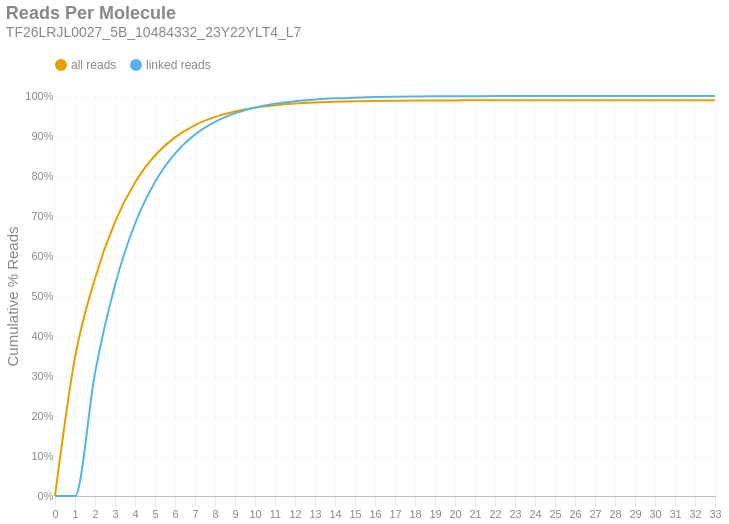

The notebook cell this image was saved under:
### Markdown cell above
### Reads per Molecule
This chart shows the cumulative distribution of the number of reads per linked molecule. That is, how many alignments are associated with a unique molecule. This excludes the number of reads associated with invalid or absent linked-read barcodes. The `linked` histogram is the percentages recalculated when disregarding singletons.

### Code cell
if SKIPLR:
    print_html(f"Skipped")
else:
    counts = np.bincount(valids['reads'].cast(pl.Int64).to_numpy())
    weighted = counts * np.arange(len(counts))
    all_perc = weighted / n_reads
    linked_perc = weighted / n_linked_reads
    linked_perc[1] = 0
    binned_df = pl.DataFrame({
        'readsper': list(range(len(counts))),
        'all reads (cumsum)': np.cumsum(all_perc).tolist(),
        'linked reads (cumsum)': np.cumsum(linked_perc).tolist(),
    })

    with SafeRender(binned_df):
        (
            density_plot(binned_df, 'Reads Per Molecule', samplename, 'readspmol')
            .encode(
                x=alt.X('readsper:O', title=None).axis(labelAngle=0).scale(padding=0),
                y=alt.Y('value:Q', title='Cumulative % Reads').axis(format='%').stack(False),
                color=alt.Color("key:N").scale(domain=["all reads", "linked reads"]),
                tooltip=[
                    alt.Tooltip("key:N", title="Data Type"),
                    alt.Tooltip("readsper:O", title="Reads Per Molecule"),
                    alt.Tooltip("value:Q", format=".2%", title="% Reads (Cum.)")
                ]            
            )
        ).display()

### Figure 1 — Vega-Lite specification as saved in the notebook (floating-point values rounded to 4 significant figures)
{"width": "container", "height": 400, "config": {"title": {"anchor": "start", "dy": -15, "fontSize": 18, "color": "#888888", "subtitleColor": "#888888", "subtitleFontSize": 14}, "arc": {"fill": "#0072B2"}, "axis": {"domainColor": "#888888", "domainWidth": 0.5, "gridWidth": 0.2, "grid": false, "titleFontWeight": 400, "titleFontSize": 15, "labelFontSize": 11, "labelColor": "#888888", "tickColor": "#888888", "tickWidth": 0.2, "titleColor": "#888888"}, "axisBand": {"grid": false}, "axisX": {"grid": true, "tickSize": 10, "domainCap": "round"}, "axisY": {"domain": false, "grid": true, "tickSize": 0, "domainCap": "round"}, "background": "transparent", "header": {"labelFontSize": 15, "labelColor": "#888888", "titleFontSize": 15, "titleFontWeight": 600, "titleColor": "#888888"}, "legend": {"labelFont": "sans-serif", "labelFontSize": 12, "labelColor": "#888888", "symbolSize": 100, "symbolType": "circle", "titleFontSize": 12, "titlePadding": 10, "titleColor": "#888888", "title": null, "orient": "top"}, "range": {"category": ["#E69F00", "#56B4E9", "#009E73", "#F0E442", "#0072B2", "#D55E00", "#CC79A7", "#000000"], "diverging": ["#cfe8f3", "#a2d4ec", "#73bfe2", "#46abdb", "#1696d2", "#12719e"]}, "area": {"fill": "#0072B2", "fillOpacity": 0.7, "line": true, "strokeOpacity": 0.7}, "line": {"color": "#0072B2", "stroke": "#0072B2", "strokeWidth": 2}, "trail": {"color": "#0072B2", "stroke": "#0072B2", "strokeWidth": 0, "size": 1}, "point": {"filled": true, "fillOpacity": 1.0, "size": 95}, "text": {"color": "#888888", "fontSize": 11, "align": "right", "fontWeight": 400, "size": 11}, "bar": {"fill": "#0072B2", "stroke": null}, "view": {"stroke": null, "continuousWidth": 660, "continuousHeight": 400}}, "data": {"name": "data-deddd6bd2ae544e5211a12c51fdc2c89"}, "mark": {"type": "line", "interpolate": "monotone", "point": {"opacity": 0, "size": 275}}, "encoding": {"color": {"field": "key", "scale": {"domain": ["all reads", "linked reads"]}, "type": "nominal"}, "tooltip": [{"field": "key", "title": "Data Type", "type": "nominal"}, {"field": "readsper", "title": "Reads Per Molecule", "type": "ordinal"}, {"field": "value", "format": ".2%", "title": "% Reads (Cum.)", "type": "quantitative"}], "x": {"axis": {"labelAngle": 0}, "field": "readsper", "scale": {"padding": 0}, "title": null, "type": "ordinal"}, "y": {"axis": {"format": "%"}, "field": "value", "stack": false, "title": "Cumulative % Reads", "type": "quantitative"}}, "params": [{"name": "param_c36ac31b6afebe62", "select": {"type": "point", "fields": ["key"]}, "bind": "legend"}], "title": {"text": "Reads Per Molecule", "subtitle": "TF26LRJL0027_5B_10484332_23Y22YLT4_L7"}, "transform": [{"fold": ["all reads (cumsum)", "linked reads (cumsum)"]}, {"calculate": "replace(datum.key, ' (cumsum)', '')", "as": "key"}, {"filter": {"param": "param_c36ac31b6afebe62"}}], "usermeta": {"embedOptions": {"downloadFileName": "TF26LRJL0027_5B_10484332_23Y22YLT4_L7.readspmol"}}, "$schema": "https://vega.github.io/schema/vega-lite/v6.4.1.json", "datasets": {"data-deddd6bd2ae544e5211a12c51fdc2c89": [{"readsper": 0, "all reads (cumsum)": 0.0, "linked reads (cumsum)": 0.0}, {"readsper": 1, "all reads (cumsum)": 0.3463, "linked reads (cumsum)": 0.0}, {"readsper": 2, "all reads (cumsum)": 0.5439, "linked reads (cumsum)": 0.3073}, {"readsper": 3, "all reads (cumsum)": 0.6853, "linked reads (cumsum)": 0.5271}, {"readsper": 4, "all reads (cumsum)": 0.784, "linked reads (cumsum)": 0.6806}, {"readsper": 5, "all reads (cumsum)": 0.8512, "linked reads (cumsum)": 0.7852}, {"readsper": 6, "all reads (cumsum)": 0.8967, "linked reads (cumsum)": 0.8558}, {"readsper": 7, "all reads (cumsum)": 0.9274, "linked reads (cumsum)": 0.9035}, {"readsper": 8, "all reads (cumsum)": 0.9477, "linked reads (cumsum)": 0.9352}, {"readsper": 9, "all reads (cumsum)": 0.9615, "linked reads (cumsum)": 0.9566}, {"readsper": 10, "all reads (cumsum)": 0.9709, "linked reads (cumsum)": 0.9712}, {"readsper": 11, "all reads (cumsum)": 0.9769, "linked reads (cumsum)": 0.9806}, {"readsper": 12, "all reads (cumsum)": 0.9811, "linked reads (cumsum)": 0.987}, {"readsper": 13, "all reads (cumsum)": 0.9837, "linked reads (cumsum)": 0.9912}, {"readsper": 14, "all reads (cumsum)": 0.9856, "linked reads (cumsum)": 0.9941}, {"readsper": 15, "all reads (cumsum)": 0.9868, "linked reads (cumsum)": 0.9959}, {"readsper": 16, "all reads (cumsum)": 0.9876, "linked reads (cumsum)": 0.9972}, {"readsper": 17, "all reads (cumsum)": 0.9882, "linked reads (cumsum)": 0.9982}, {"readsper": 18, "all reads (cumsum)": 0.9886, "linked reads (cumsum)": 0.9987}, {"readsper": 19, "all reads (cumsum)": 0.9889, "linked reads (cumsum)": 0.9992}, {"readsper": 20, "all reads (cumsum)": 0.989, "linked reads (cumsum)": 0.9994}, {"readsper": 21, "all reads (cumsum)": 0.9891, "linked reads (cumsum)": 0.9996}, {"readsper": 22, "all reads (cumsum)": 0.9892, "linked reads (cumsum)": 0.9997}, {"readsper": 23, "all reads (cumsum)": 0.9893, "linked reads (cumsum)": 0.9999}, {"readsper": 24, "all reads (cumsum)": 0.9893, "linked reads (cumsum)": 0.9999}, {"readsper": 25, "all reads (cumsum)": 0.9894, "linked reads (cumsum)": 0.9999}, {"readsper": 26, "all reads (cumsum)": 0.9894, "linked reads (cumsum)": 0.9999}, {"readsper": 27, "all reads (cumsum)": 0.9894, "linked reads (cumsum)": 1.0}, {"readsper": 28, "all reads (cumsum)": 0.9894, "linked reads (cumsum)": 1.0}, {"readsper": 29, "all reads (cumsum)": 0.9894, "linked reads (cumsum)": 1.0}, {"readsper": 30, "all reads (cumsum)": 0.9894, "linked reads (cumsum)": 1.0}, {"readsper": 31, "all reads (cumsum)": 0.9894, "linked reads (cumsum)": 1.0}, {"readsper": 32, "all reads (cumsum)": 0.9894, "linked reads (cumsum)": 1.0}, {"readsper": 33, "all reads (cumsum)": 0.9894, "linked reads (cumsum)": 1.0}]}}
